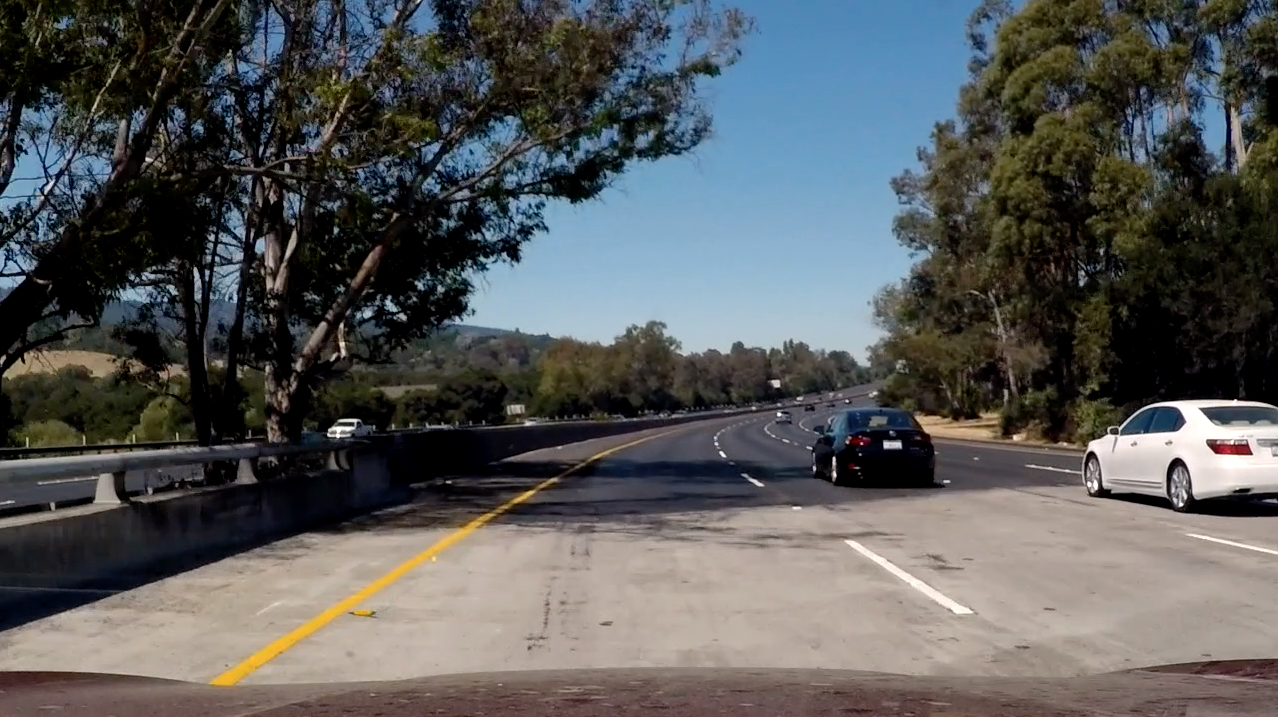
#> input picture test_images/challenge1.jpg, 1278 x 717 px; its folder holds only this picture in this run
$ jupyter execute --allow-errors laneDetect.ipynb   (shell and % lines are left out)
#> lines starting #> are read from the running program, lines starting #| are printed output that depends on the picture; after the words box and inside, x2 and y2 are one past the last pixel; in counts of white or black regions, pixels touching at a corner belong together
[cell 1]
# importing some useful packages
from scipy.stats import linregress

import matplotlib.pyplot as plt
import matplotlib.image as mpimg
import numpy as np
import cv2
import os
import math

[cell 2]
# ROI

# Lane Finding Pipeline
def weighted_img(img, initial_img, α=0.8, β=1., λ=0.):
    return cv2.addWeighted(initial_img, α, img, β, λ)

def stack_images(img_a, img_b):
    return np.hstack((img_a, img_b))

def show_image(img):
    plt.figure(figsize = (15, 10))
    plt.imshow(img)

def show_gray_image(img):
    plt.figure(figsize = (15, 10))
    plt.imshow(img, cmap='gray')

def plot_start():
    plt.figure(figsize = (15, 10))

# [4 lines left out: function plot_lines, not called in this run]

def plot_function(f, xs):
    for x in range(xs[0], xs[len(xs) - 1]):
        plt.plot(x, f(x), 'g2')

[cell 3]
def region_of_interest(img, vertices):
    mask = np.zeros_like(img)

    #defining a 3 channel or 1 channel color to fill the mask with depending on the input image
    if len(img.shape) > 2:
        channel_count = img.shape[2]  # i.e. 3 or 4 depending on your image
        ignore_mask_color = (255,) * channel_count # color image
    else:
        ignore_mask_color = 255 # grayscale

    #Depending on the image's dimensionality,
    #ignore_mask_color will be either a single intensity value (if the image is grayscale) or
    #a tuple of color values (if the image is color)
    cv2.fillPoly(mask, vertices, ignore_mask_color)
    masked_image = cv2.bitwise_and(img, mask)

    return masked_image

# wrapper function
def crop_roi(image, top_left, top_right, bottom_right, bottom_left):
    # roi is the list of vertices to call region_of_interest on
    # it defines four corner points of a quadrilateral region
    roi = [np.array([top_left, top_right, bottom_right, bottom_left], dtype=np.int32)]
    return region_of_interest(image, roi)

# function to calculate the corner points of
# the quadrilateral region based on the reference parameters, and then call crop_roi to extract the region of interest
def crop_by_ref(img, ref_width, ref_height, ref_top_x, ref_top_y, ref_bot_x, ref_bot_y):
    width = img.shape[1]
    image_height = img.shape[0]
    middle_x = int(width / 2)
    image_offset_bottom_x = int(width * ref_bot_x / ref_width)
    image_offset_bottom_y = int(image_height * ref_bot_y / ref_height)
    image_offset_top_x = int(width * ref_top_x / ref_width)
    image_offset_top_y = int(image_height * ref_top_y / ref_height)
    top_left = [middle_x - image_offset_top_x, image_offset_top_y]
    top_right = [middle_x + image_offset_top_x, image_offset_top_y]
    bottom_right = [width - image_offset_bottom_x, image_offset_bottom_y]
    bottom_left = [image_offset_bottom_x, image_offset_bottom_y]

    return crop_roi(img, top_left, top_right, bottom_right, bottom_left)

# main func for cropping
# define reference parameters and then call crop_by_ref with these parameters to extract the region of interest.
def crop(image, bottom_offset = 0):
    ref_width = 960
    ref_height = 540
    ref_top_x = 50
    ref_top_y = 300
    ref_bottom_x = 70
    ref_bottom_y = 540 - bottom_offset

    return crop_by_ref(image, ref_width, ref_height, ref_top_x, ref_top_y, ref_bottom_x, ref_bottom_y)

[cell 4]
# COLOR CORRECTION #

# [5 lines left out: function equalize_histogram, not called in this run]

def clache(img):
    # creates a Contrast Limited Adaptive Histogram Equalization (CLAHE),
    # limits the amplification of the contrast in flat regions of the image.
    cl = cv2.createCLAHE(clipLimit = 3.0, tileGridSize = (8, 8))

    img_yuv = cv2.cvtColor(img, cv2.COLOR_BGR2YUV)
    y, u, v = cv2.split(img_yuv)
    y_clache = cl.apply(y)
    img_yuv = cv2.merge((y_clache, u, v))

    return cv2.cvtColor(img_yuv, cv2.COLOR_YUV2BGR)

def canny(img, low_threshold, high_threshold):
    # applies the Canny edge detection algorithm, used to find edges in images.
    return cv2.Canny(img, low_threshold, high_threshold)

def gaussian_blur(img, kernel_size):
    # gau.blur smoothing technique that helps reduce noise and detail in the image
    return cv2.GaussianBlur(img, (kernel_size, kernel_size), 0)

def biliteral(img):
    # Bilateral filtering preserves edges while reducing noise in the image.
    return cv2.bilateralFilter(img, 13, 75, 75)

def unsharp_mask(image, blured):
    # applies an unsharp mask operation, a sharpening tech., unsharp mask enhances edges and fine details in the image
    return cv2.addWeighted(blured, 1.5, blured, -0.5, 0, image)

[cell 5]
# EDGE DETECTION #

def edges(img):
    # applies the Canny edge detector to detect edges in the image
    gray_img = cv2.cvtColor(img, cv2.COLOR_BGR2GRAY)
    v = np.median(gray_img)
    sigma = 0.33
    lower = int(max(150, (1.0 - sigma) * v))
    upper = int(min(255, (1.0 + sigma) * v))

    return canny(gray_img, lower, upper)

[cell 6]
# COLOR MASKING #

def binary_hsv_mask(img, color_range):
    lower = np.array(color_range[0])
    upper = np.array(color_range[1])
    # cv2.inRange() is used to create a binary mask where
    # pixel values within the specified range are set to 255 (white) and outside the range are set to 0 (black).
    return cv2.inRange(img, lower, upper)

# same func as above except,
# cv2.inRange() is applied only to the first channel (H) of the HSV image,
# effectively creating a binary mask based on the hue component.
def binary_gray_mask(img, color_range):
    lower = np.array(color_range[0])
    upper = np.array(color_range[1])

    return cv2.inRange(img, color_range[0][0], color_range[1][0])

def binary_mask_apply(img, binary_mask):
    masked_image = np.zeros_like(img)

    for i in range(3):
        # copies the binary mask into all three channels (R, G, B) of the black image
        masked_image[:,:,i] = binary_mask.copy()

    return masked_image

def binary_mask_apply_color(img, binary_mask):
    return cv2.bitwise_and(img, img, mask = binary_mask)
    # The result is an image where pixels outside the mask are set to black, and pixels inside the mask retain their original color.

def filter_by_color_ranges(img, color_ranges):
    result = np.zeros_like(img)
    gray_img = cv2.cvtColor(img, cv2.COLOR_BGR2GRAY)
    hsv_img = cv2.cvtColor(img, cv2.COLOR_BGR2HSV)

    for color_range in color_ranges:
        color_bottom = color_range[0]
        color_top = color_range[1]

        # checks if the lower and upper bounds represent a grayscale color (where all three components are equal) or not.
        if color_bottom[0] == color_bottom[1] == color_bottom[2] and color_top[0] == color_top[1] == color_top[2]:
            mask = binary_gray_mask(gray_img, color_range)
        else:
            mask = binary_hsv_mask(hsv_img, color_range)

        masked_img = binary_mask_apply(img, mask)
        result = cv2.addWeighted(masked_img, 1.0, result, 1.0, 0.0)

    return result # result with all color ranges applied

# main func to filter an image for white and yellow colors
def color_threshold(img, white_value):
    # defines two color ranges: one for white and one for yellow.
    white = [[white_value, white_value, white_value], [255, 255, 255]]
    yellow = [[80, 90, 90], [120, 255, 255]]

    return filter_by_color_ranges(img, [white, yellow])

# "channels" refer to the different color components that make up a pixel's color in a particular color space. #

[cell 7]
# function used for drawing lanes on an image
def draw_lanes(height, width, left_x, right_x, intersect_pt):
    line_img = np.zeros((height, width, 3), dtype=np.uint8)

    if left_x != 0 and intersect_pt != None:
        cv2.line(line_img, (left_x, height), (intersect_pt[0], intersect_pt[1]), [255, 0, 0], 5)
    if right_x != 0 and intersect_pt != None:
        cv2.line(line_img, (intersect_pt[0], intersect_pt[1]), (right_x, height), [0, 255, 0], 5)

    return line_img

[cell 8]
# function is used to detect straight lines in an image using the probabilistic Hough Transform
def hough_lines(image, white_value):
    if white_value < 150:
        return None

    image_masked = color_threshold(image, white_value)
    image_edges = edges(image_masked)
    houghed_lns = cv2.HoughLinesP(image_edges, 2, np.pi / 180, 50, np.array([]), 20, 100)

    if houghed_lns is None:
        return hough_lines(image, white_value - 5)

    return houghed_lns

# func. identifying left and right lane lines in an image after detecting lines using the Hough Line Transform.
def left_right_lines(lines):
    lines_all_left = []
    lines_all_right = []
    slopes_left = []
    slopes_right = []

    for line in lines:
        for x1, y1, x2, y2 in line:
            slope = (y2 - y1) / (x2 - x1)

            if slope > 0:
                lines_all_right.append(line)
                slopes_right.append(slope)
            else:
                lines_all_left.append(line)
                slopes_left.append(slope)

    filtered_left_lns = filter_lines_outliers(lines_all_left, slopes_left, True)
    filtered_right_lns = filter_lines_outliers(lines_all_right, slopes_right, False)

    return filtered_left_lns, filtered_right_lns

# func. responsible for filtering out outlier lines based on their slopes.
def filter_lines_outliers(lines, slopes, is_left, min_slope = 0.5, max_slope = 0.9):
    if len(lines) < 2:
        return lines

    lines_no_outliers = []
    slopes_no_outliers = []

    for i, line in enumerate(lines):
        slope = slopes[i]

        # condition checks if the absolute value of the slope falls within a specified range
        # filter out lines with slopes that fall outside of
        # the specified range (either too steep or too shallow) to be considered part of the lane lines
        if min_slope < abs(slope) < max_slope:
            lines_no_outliers.append(line)
            slopes_no_outliers.append(slope)

    slope_median = np.median(slopes_no_outliers)
    slope_std_deviation = np.std(slopes_no_outliers)
    filtered_lines = []

    for i, line in enumerate(lines_no_outliers):
        slope = slopes_no_outliers[i]
        intercepts = np.median(line)

        # This condition checks if the slope is within a certain range from the median slope.
        # This is a more refined filter that takes into account the statistical properties of the slopes.
        if slope_median - 2 * slope_std_deviation < slope < slope_median + 2 * slope_std_deviation:
            filtered_lines.append(line)

    return filtered_lines


# This function is designed to calculate the median slope and intercept of a set of lines.
def median(lines, prev_ms, prev_bs):
    if prev_ms is None:
        prev_ms = []
        prev_bs = []

    xs = []
    ys = []
    xs_med = []
    ys_med = []
    m = 0
    b = 0

    for line in lines:
        for x1, y1, x2, y2 in line:
            xs += [x1, x2]
            ys += [y1, y2]

    if len(xs) > 2 and len(ys) > 2:
#         m, b = np.polyfit(xs, ys, 1)
        m, b, r_value_left, p_value_left, std_err = linregress(xs, ys)

        if len(prev_ms) > 0:
            prev_ms.append(m)
            prev_bs.append(b)
        else:
            return np.poly1d([m, b])

    if len(prev_ms) > 0:
        return np.poly1d([np.average(prev_ms), np.average(prev_bs)])
    else:
        return None

# This function calculates the intersection point of two functions (f_a and f_b) at a specified bottom_y
def intersect(f_a, f_b, bottom_y):
    if f_a is None or f_b is None:
        return None

    equation = f_a.coeffs - f_b.coeffs
    x = -equation[1] / equation[0]
    y = np.poly1d(f_a.coeffs)(x)
    x, y = map(int, [x, y])

    return [x, y]

[cell 9]
# finally detect and analyelane lines in images
def detect(image, white_value, prev_left_ms, prev_left_bs, prev_right_ms, prev_right_bs):
    houghed_lns = hough_lines(image, white_value)

    if houghed_lns is None:
        return [None, None, None, None]

    filtered_left_lns, filtered_right_lns = left_right_lines(houghed_lns)
    median_left_f = median(filtered_left_lns, prev_left_ms, prev_left_bs)
    median_right_f = median(filtered_right_lns, prev_right_ms, prev_right_bs)

    if median_left_f is None or median_right_f is None:
        return detect(image, white_value - 5, prev_left_ms, prev_left_bs, prev_right_ms, prev_right_bs)
    else:
        return [filtered_left_lns, filtered_right_lns, median_left_f, median_right_f]

[cell 10]
def image_pipeline(image, prev_left_ms = [], prev_left_bs = [], prev_right_ms = [],
                   prev_right_bs = [], bottom_offset = 0, should_plot = False):
    height = image.shape[0]
    width = image.shape[1]

    image_cropped = crop(image, bottom_offset)
    image_blured = biliteral(image_cropped)
    image_unsharp = unsharp_mask(image_cropped, image_blured)
    image_clached = clache(image_unsharp)

    #----------------------------- HOUGH ---------------------------
    left_lns, right_lns, median_left_f, median_right_f = detect(
        image_clached, 220, prev_left_ms, prev_left_bs, prev_right_ms, prev_right_bs)

    if median_left_f is None and median_right_f is None:
        return [image, None, None]

    intersect_pt = intersect(median_left_f, median_right_f, height)

    if intersect_pt is None:
        return [image, median_left_f, median_right_f]

    left_x = int((median_left_f - height).roots)
    right_x = int((median_right_f - height).roots)

    #----------------------------- DRAW ---------------------------

    if should_plot:
        plot_start()
        plot_lines(left_lns, 'r')
        plot_lines(right_lns, 'b')

        if median_left_f is not None:
            plot_function(median_left_f, [left_x, intersect_pt[0]])

        if median_right_f is not None:
            plot_function(median_right_f, [intersect_pt[0], right_x])

    lanes = draw_lanes(height, width, left_x, right_x, intersect_pt)
    return [weighted_img(lanes, image), median_left_f, median_right_f]

[cell 11]
os.listdir("test_images/")

#> (a cell that did not finish here is left out)

[cell 13]
for img in os.listdir('test_images/'):
    if img.endswith('jpg'):
        image = mpimg.imread('test_images/{}'.format(img))
#> image is the input picture: shape (717, 1278, 3); mean R, G, B 87.5, 89, 89
        image, left_f, right_f = image_pipeline(image, [], [], [], [])
#> in region_of_interest, `cv2.fillPoly(mask, vertices, ignore_mask_color)`:
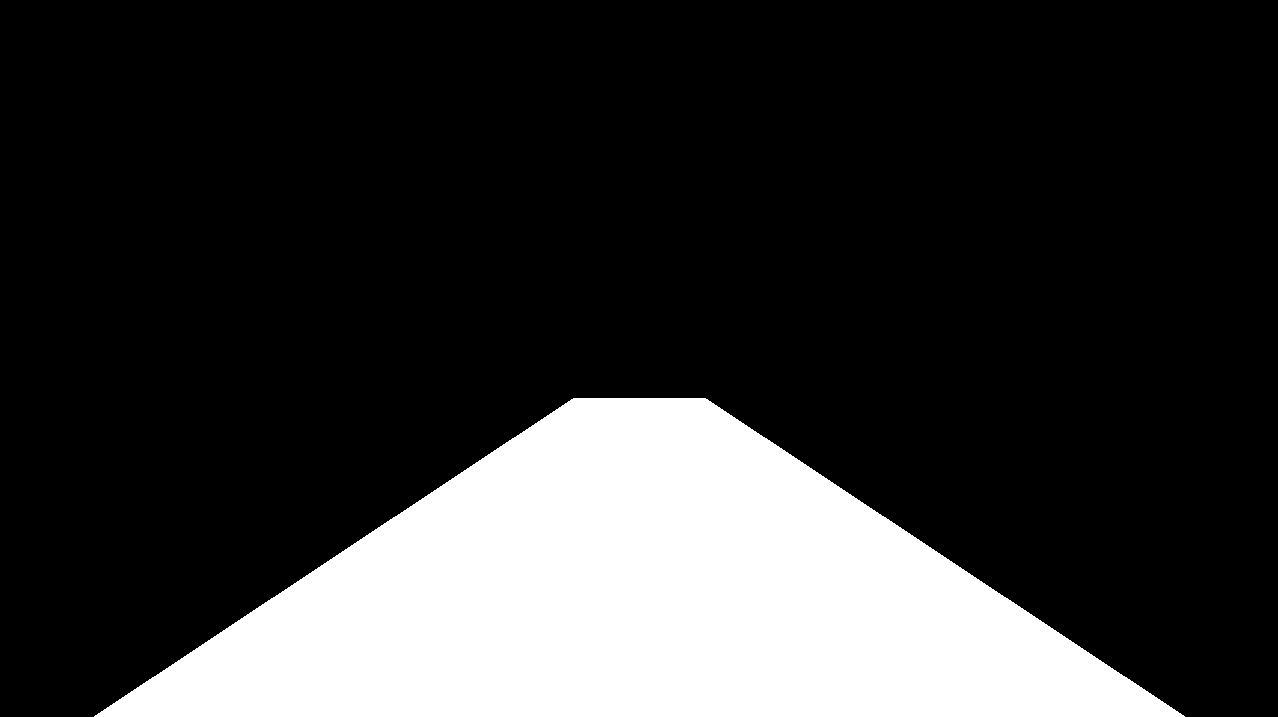
#> mask: shape (717, 1278, 3); 21.3% white; 1 white region, box (x1, y1, x2, y2) and area: (94, 398, 1185, 717) 195389
#> in clache, `y, u, v = cv2.split(img_yuv)`:
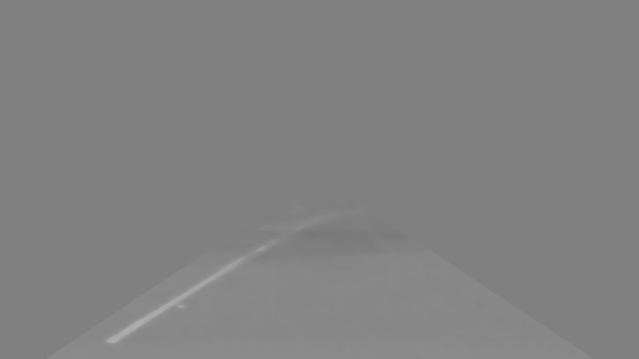
#> u: shape (717, 1278) (shown at 1/2 size); min 119, max 173, mean 129.5
#> in clache, `return cv2.cvtColor(img_yuv, cv2.COLOR_YUV2BGR)`:
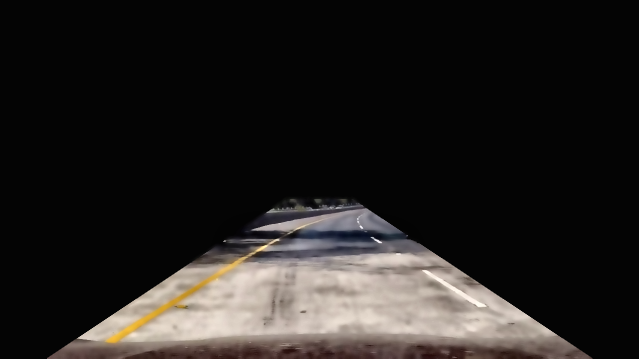
#> returned value: shape (717, 1278, 3) (shown at 1/2 size); mean R, G, B 36.1, 33.3, 31.5
#> the loop in filter_by_color_ranges, `for color_range in color_ranges:` made 2 passes
#> pass 2, in filter_by_color_ranges, `mask = binary_hsv_mask(hsv_img, color_range)`:
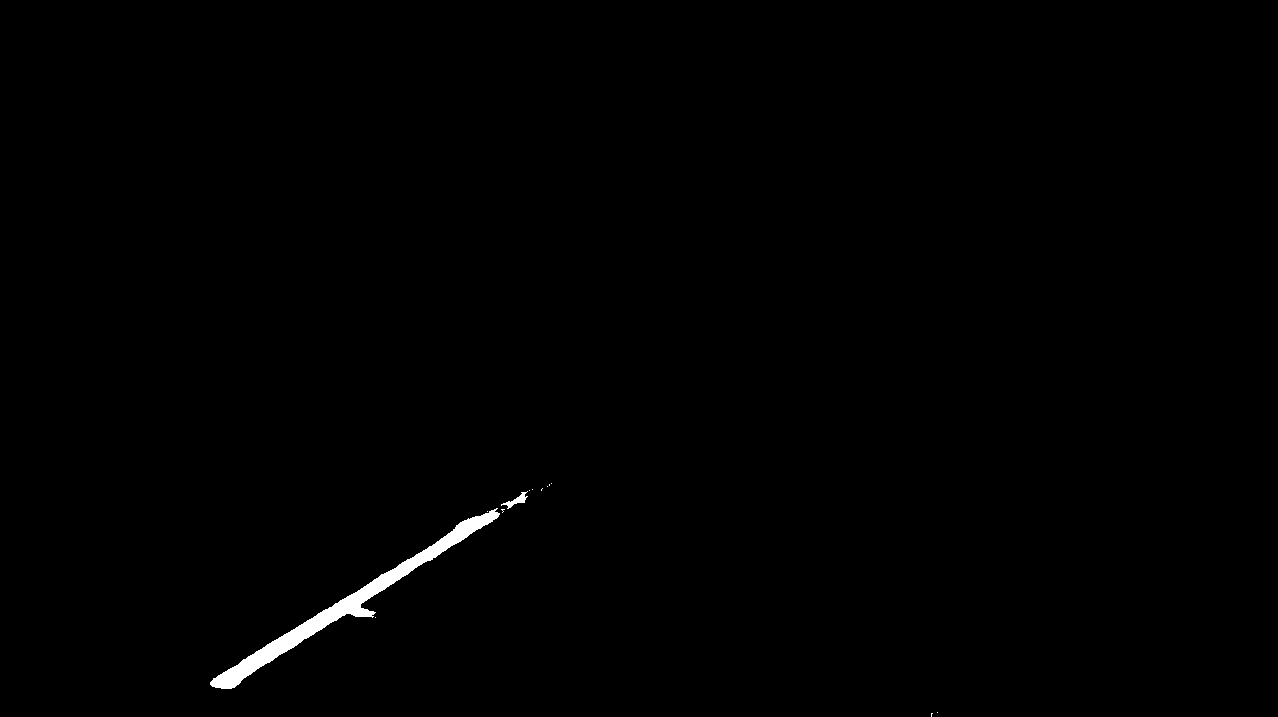
#> mask: shape (717, 1278); 0.55% white; 13 white regions (11 under 20 px), largest, box (x1, y1, x2, y2) and area: (210, 508, 500, 689) 4864, (501, 491, 528, 509) 150
#> (the rest of the program and of its run is left out)
